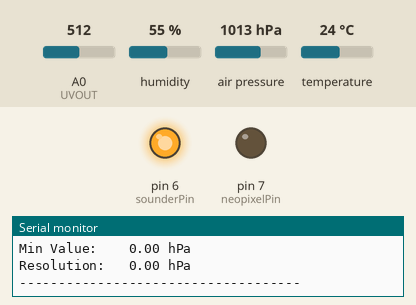
Bench run of a sketch on a simulated Arduino Uno, built with avr-gcc and run on an emulated ATmega328P. On the bench: output pins drawn as LEDs (lit = HIGH), the last lines printed to the serial monitor. Wiring (inferred from the names in the program): DS3231 clock at I2C address 0x68. The inputs (shaded band) are chosen by the test bench; at power-on: A0 (UVOUT) = 512, humidity 55 %, air pressure 1013 hPa, temperature 24 °C. The local clock reads 2024-03-15 10:24:30 at power-on unless the sketch sets it.

Above: at 1.69 s.
At 3.9 s:
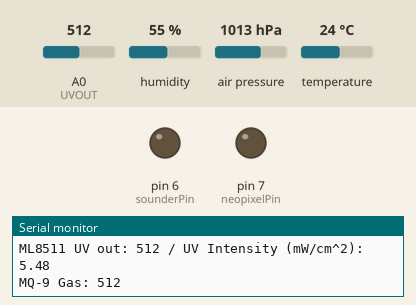
Timing chart, 0 to 7.5 s (numbered marks = the images above):
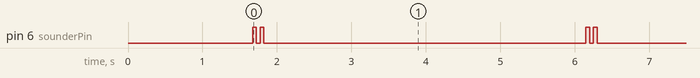

The sketch:

complete_project_code_from_projectHub.ino
```cpp
/* RTC-Weather-Sensors_v6_MKR1000   by Zonker Harris   Spring 2016
 *  Hooray! A small board, with more than 2 hardware interrupts!
 *  Plus WiFi, *and* crypto (VERY necessary for IoT applications!)
 *
 * Note to newer hackers:  I put MANY comments in my code, as you see.
 *  When you click upload, *comments are IGNORED*, and do not eat memory!
 *  I recommend that you also add plenty of comments when you make changes
 *  and additions, to help you remember WHY you did what you did months ago.
 *  They will also help those who come after you, to learn a thing or two.
 *
 * Now, libraries *DO* count against your program memory...
 */

#include <Wire.h>
#include <Adafruit_Sensor.h>
#include <Adafruit_BMP085_U.h>
#include <Adafruit_HTU21DF.h>

// Including neopixels as a placeholder, but the library interrupt vector needs updating.
// Include the Adafruit_NeoPixel library  https://github.com/adafruit/Adafruit_NeoPixel
//#include <Adafruit_NeoPixel.h>
//const int numLeds = 1;  // How many neopixels in the string? used to set the NeoPixel library
  // Parameter 1 = number of pixels in strip
  // Parameter 2 = pin number (most are valid)
  // Parameter 3 = pixel type flags, add together as needed:
  // NEO_RGB Pixels are wired for RGB bitstream
  // NEO_GRB Pixels are wired for GRB bitstream
  // NEO_KHZ400 400 KHz bitstream (e.g. FLORA pixels)
  // NEO_KHZ800 800 KHz bitstream (e.g. High Density LED strip)
//Adafruit_NeoPixel strip = Adafruit_NeoPixel(numLeds, 6, NEO_GRB + NEO_KHZ800);

/* The BMP085_U driver uses the Adafruit unified sensor library (Adafruit_Sensor),
   which provides a common 'type' for sensor data and some helper functions.
   (The BMP180 is comptible with this library, and gives the same output, but
    the library will identify the BMP180 as a BMP085.)

   To use this driver you will also need to download the Adafruit_Sensor
   library and include it in your libraries folder.

   You should also assign a unique ID to this sensor for use with
   the Adafruit Sensor API so that you can identify this particular
   sensor in any data logs, etc.  To assign a unique ID, simply
   provide an appropriate value in the constructor below (12345
   is used by default in this example).  */

Adafruit_BMP085_Unified bmp = Adafruit_BMP085_Unified(10180);

/*  This sketch also designed to work with the HTU21D-F sensor from Adafruit
      ----> https://www.adafruit.com/products/1899  */

Adafruit_HTU21DF htu = Adafruit_HTU21DF();

/*   Macetech Chronodot v2.1 Battery-backed Real-Time Clock (RTC)...
     http://docs.macetech.com/doku.php/chronodot
     (because the battery on my MKR1000 doesn't seem to keep the on-board RTC alive)

   The Adafruit Real-Time Clock (RTC) Library info
     https://learn.adafruit.com/adafruit-data-logger-shield/using-the-real-time-clock

   Analog Devices TMP36 analog calibrated temperature sensor.
     This requires some math  https://learn.adafruit.com/tmp36-temperature-sensor
     http://www.analog.com/media/en/technical-documentation/data-sheets/TMP35_36_37.pdf

   ML8511 UV sensor... This sensor detects 280-390nm light most effectively.
     This is categorized as part of the UVB (burning rays) spectrum and most of
     the UVA (tanning rays) spectrum.

   MOD-1016 (AS3935 Lightning Sensor)  i2c address 0x03 - AS3935 Lightning Sensor

   Adafruit has an anemometer which provides a DC voltage out (0.4-2.0v)
     https://www.adafruit.com/products/1733
     http://www.instructables.com/id/Breezefinder-Citizen-Science-Windpower-Tool/step2/Build-the-housing/

   Soil Moisture Detector  (YL-69 sensor or similar) requires analog input...
     http://www.instructables.com/id/Arduino-LCD-Soil-Moisture-Sensor/step3/Connect-moisture-sensor/

   My MKR1000 Connections (All sensors must be 3.3v signalling!)
   ===========  */
int UVOUT = A0; //  Output from the MV8511 UV sensor
int lightOut = A0; //  Output from the TEMT6000 visible light sensor
int tmp36out = A0; //  Output from the TMP36 local temperature sensor
int mq9out = A0; //  Output from DFrobot MQ-9 CO/Combustable Gs sensor
/* A5  Moisture Sensor
   A6  Wind speed sensor?
   0  (HW INT)  pushbutton
   1  (HW INT)  AS  Lightning Detector
   2  (HW INT)  wind speed anemometer? (interrupt per rotation)
   3  (HW INT)  Rain Tipper…
   4
   5   */
int sounderPin = 6; // Piezo Sounder output (shared with on-board LED)
//   (You can use a jumper to disable the sounder, but the on-board LED will blink)
int neopixelPin = 7; //  NeoPixel output, for visualization using shift-register-based LEDs
/*11  i2c SDA
  12  i2c SCL    */

// Decalring variables for the Chronodot i2c RTC...
int addrRTC = (0x68);  // RTC i2c address
int seconds;   //combined BCD from the RTC (00h)
int seconds1;  //0-9
int seconds10; //0-5
int minutes;   //combined BCD from the RTC (01h)
int minutes1;  //0-9
int minutes10; //0-6
int hours;     //combined BCD from the RTC (02h)
int hours1;    //0-9
int hours10;   //0-2
int day;       //1-7   (03h)
int date;      //01-31 (04h)
int month;     //01-12 (05h)
int years;     //0-99; (06h)
int a1secs;    // (07h) get Alarm 1 seconds
int a1mins;    // (08h) get Alarm 1 minutes
int a1hrs;     // (09h) get Alarm 1 hours
int a1daydate; // (0Ah) get Alarm 1 day and date bits
int a2mins;    // (0Bh) get Alarm 2 minutes
int a2hrs;     // (0Ch) get Alarm 2 hours
int a2daydate; // (0Dh) get Alarm 2 day and date bits
int rtcstatus; // (0Eh) get RTC status bits
int aginginfo; // (0Fh) get aging offset info
// what is 10h?
int temprtc;   //combined BCD from the RTC  (11h)
int tempfrtc;  //combined BCD from the RTC  (12h)


/**************************************************************************/
//  Arduino setup function (automatically called at startup)
/**************************************************************************/
void setup(void)
{
  Serial.begin(9600);
  delay(1000);
  Serial.println("i2c Sensor Deck");

// Remember to set up your inputs and output pins!
  pinMode(UVOUT, INPUT);  // the ML8511 UV sensor
  pinMode(lightOut, INPUT);  // the TEMT6000 visible light sensor
  pinMode(tmp36out, INPUT);  // the Analog Devices TMP36 temperature sensor
  pinMode(sounderPin, OUTPUT);  // HIGH will cause the sounder to emit noise
  pinMode(neopixelPin, OUTPUT);  // Use a 220-ohm resistor in-line to the strip

/* Initialize the BMP085/BMP180 sensor   */
  if(!bmp.begin())
  {
    /* There was a problem detecting the BMP085/180 ... check your connections */
    Serial.print("Ooops, no BMP085/180 detected ... Check your wiring or I2C ADDR!");
    while(1);
  }

  /* Display some basic information on this sensor, BMP180 reports as BMP085 */
  displaySensorDetails();

/* Initialise the HTU21D sensor */
  if (!htu.begin()) {
    Serial.println("Couldn't find the HTU21-DF sensor!");
    while (1);
  }

// Initialize the Chronodot RTC clock
//(change the values, uncomment, then upload to set the time, then comment it out again)
 /*
  seconds = 0;
  minutes = 41;
  hours = 20;
  day = 7;
  date = 3;
  month = 1;
  years = 16;
  initChrono();
*/
}

void loop(void)
{
  beep(50, 2); // announce the start of the loop on the sounder

  // Set the neopixel to Teal...
  //int red = 0;  int green = 45;  int blue = 30;
  //strip.setPixelColor(0, (red, green, blue));
  //strip.show();

/**********************************************************************/
/*  Pull the Chronot info   i2c address 0x68 - DS1307 RTC             */
/*  Board info: http://docs.macetech.com/doku.php/chronodot           */
/*  DS3231 datasheet: http://datasheets.maxim-ic.com/en/ds/DS3231.pdf */
/**********************************************************************/
  int temprtc;
  /* Get a new timestamp */
  Wire.beginTransmission(0x68); // 0x68 is DS3231 device address
  Wire.write((byte)0); // start at register 0
  Wire.endTransmission();
  Wire.requestFrom(0x68, 13); // request 19 bytes (is the # of bytes DEC or HEX?)
  // (seconds, minutes, hours, day, date, month, hrs,
  //  a1secs, a1mins, a1hrs
  //  a1secs, a1mins, a1hrs
  //  Aging offset, Temp integer, temp fraction)

  while(Wire.available())
  {
    seconds = Wire.read();       // (00h) get seconds
    minutes = Wire.read();       // (01h) get minutes
    hours = Wire.read();         // (02h) get hours
    day = Wire.read();           // (03h) get day of the week
    date = Wire.read();          // (04h) get date of the month
    month = Wire.read();         // (05h) get the month, and century bit
    years = Wire.read();          // (06h) get the year
    int a1secs = Wire.read();    // (07h) get Alarm 1 seconds
    int a1mins = Wire.read();    // (08h) get Alarm 1 minutes
    int a1hrs = Wire.read();     // (09h) get Alarm 1 hours
    int a1daydate = Wire.read(); // (0Ah) get Alarm 1 day and date bits
    int a2mins = Wire.read();    // (0Bh) get Alarm 2 minutes
    int a2hrs = Wire.read();     // (0Ch) get Alarm 2 hours
    int a2daydate = Wire.read(); // (0Dh) get Alarm 2 day and date bits
    int rtcstatus = Wire.read(); // (0Eh) get RTC status bits
    int aginginfo = Wire.read(); // (0Fh) get aging offset info
    temprtc = Wire.read();   // (11h) get integer portion of the temp, and sign
    tempfrtc = Wire.read();  // (12h) get the fractional portion of the temp

    //  Read our bits, and normalize the data with leading-zero padding
    // NOTE: The Chronodot doesn't know about Daylight Savings, shoulod your code?
    seconds10 = ((seconds & 0b11110000)>>4);
    seconds1 = ((seconds & 0b00001111));
    // convert BCD to decimal
    minutes10 = ((minutes & 0b11110000)>>4);
    minutes1 = (minutes & 0b00001111);
    // convert BCD to decimal
    hours10 = (((hours & 0b00100000)>>5)*2 + ((hours & 0b00010000)>>4)*1);
    hours1 = (hours & 0b00001111);
    // convert BCD to decimal (assume 24 hour mode)
    years = (years + 2000);
    temprtc = ((temprtc & 0b01111111) + (((tempfrtc & 0b11000000)>>6)*0.25));
    }

  get_date();
  // This is one place you could add Dayligh Savings Time decisions to alter hours...
  Serial.print("ChronoDot - ");
  Serial.print(hours10); Serial.print(hours1); Serial.print(":");
  Serial.print(minutes10); Serial.print(minutes1); Serial.print(":");
  Serial.print(seconds10); Serial.print(seconds1); Serial.print("  20");
  Serial.print(years); Serial.print(" ");
  Serial.print(month); Serial.print(" ");
  Serial.print(date); Serial.print(" \t");
  Serial.print(temprtc); Serial.println(" C");
  delay(100);  // so this will finish printing, in case the next sensor is stalled


/**********************************************************************/
/*  Get BMP180 data    i2c address 0x77 - BMP180 Baro Pres and Temp   */
/*  data: http://www.adafruit.com/datasheets/BST-BMP180-DS000-09.pdf  */
/**********************************************************************/
  sensors_event_t event;
  bmp.getEvent(&event);

    /* First we get the current temperature from the BMP085/BMP180       */
    float BMPtemperature;
    bmp.getTemperature(&BMPtemperature);
    float BMPtempF = (BMPtemperature * 1.8 + 32);
    Serial.print("Temp: ");
    Serial.print(BMPtemperature);
    Serial.print(" C (");
    Serial.print(BMPtempF);
    Serial.print(" F) \t");

  /* Display the results (barometric pressure is measure in hPa) */
  if (event.pressure)
  {
    /* Display atmospheric pressue in hPa */
    Serial.print("BMP180 - Pres: ");
    Serial.print(event.pressure);
    Serial.print(" hPa\t");

    /* Calculating altitude with reasonable accuracy requires pressure    *
     * sea level pressure for your position at the moment the data is     *
     * converted, as well as the ambient temperature in degress           *
     * celcius.  If you don't have these values, a 'generic' value of     *
     * 1013.25 hPa can be used (defined as SENSORS_PRESSURE_SEALEVELHPA   *
     * in sensors.h), but this isn't ideal and will give variable         *
     * results from one day to the next.                                  *
     *                                                                    *
     * You can usually find the current SLP value by looking at weather   *
     * websites or from environmental information centers near any major  *
     * airport.                                                           *
     *                                                                    *
     * convert inches-mercury http://www.csgnetwork.com/pressinmbcvt.html *
     *
     * For example, for Paris, France you can check the current mean      *
     * pressure and sea level at: http://bit.ly/16Au8ol                   */

    /* Then convert the atmospheric pressure, and SLP to altitude         */
    /* Update this next line with the current SLP for better results      */
    float seaLevelPressure = SENSORS_PRESSURE_SEALEVELHPA;
    Serial.print("Alt: ");
    Serial.print(bmp.pressureToAltitude(seaLevelPressure,
                                        event.pressure));
    Serial.println(" m");
    delay(100);  // so this will finish printing, in case the next sensor is stalled
  }
  else
  {
    Serial.println("Sensor error");
  }


/**********************************************************************
/* Get HTU21-DF data    i2c address 0x40 -  Humidity and Temp Sensor  *
/*   Then convert the atmospheric pressure, and SLP to altitude       *
/*   Update this next line with the current SLP for better results    *
/*   https://learn.adafruit.com/adafruit-htu21d-f-temperature-humidity-sensor/overview
/**********************************************************************/
    float HTUtemperature = htu.readTemperature();
    float HTUtempF = (HTUtemperature * 1.8 + 32);
  Serial.print("HTU21-DF - Temp: "); Serial.print(HTUtemperature);
  Serial.print(" C ("); Serial.print(HTUtempF);
  Serial.print(" F)\tHum: "); Serial.print(htu.readHumidity());
  Serial.println("%");
  delay(100);  // so this will finish printing, in case the next sensor is stalled


/**********************************************************************
/* Analog Devices venerable TMP36 precision temperature sensor
/*  this requires a bit of math after reading the output...
/*  https://learn.adafruit.com/tmp36-temperature-sensor/using-a-temp-sensor
/**********************************************************************/
 //getting the voltage reading from the temperature sensor
 int reading = averageAnalogRead(tmp36out);

 // 0.0032258064516129 are the DAC unit for 3.3v
 float tmp36voltage = 0.0032258064516129 * reading;

 // print out the voltage
 Serial.print("TMP36 - temp: ");
 float tmp36temperatureC = (tmp36voltage - 0.5) * 100 ;
 //converting from 10 mv per degree with 500 mV offset to degrees ((voltage - 500mV) times 100)
 Serial.print(tmp36temperatureC); Serial.print(" C \t");

 // now convert to Fahrenheit
 float tmp36temperatureF = (tmp36temperatureC * 9.0 / 5.0) + 32.0;
 Serial.print(tmp36temperatureF); Serial.print(" F, out: ");

 Serial.print(tmp36voltage); Serial.println("v");
  delay(100);  // so this will finish printing, in case the next sensor is stalled


/**********************************************************************
 * Vishay TEMT6000 Visible Light sensor - analog reading
 * https://www.sparkfun.com/products/8688
/**********************************************************************/
  int vLevel = averageAnalogRead(lightOut);
  // 0.0032258064516129 is (3.3v (the DAC ref voltage) \ 1023 * uvLevel)
  float newVOutVolts = 0.0032258064516129 * vLevel;

  Serial.print("TEMT6000 out: ");
  Serial.println(vLevel);
  delay(100);  // so this will finish printing, in case the next sensor is stalled


/**********************************************************************
 * ML8511 UV Sensor  - analog reading
 * https://learn.sparkfun.com/tutorials/ml8511-uv-sensor-hookup-guide *
/**********************************************************************/
  int uvLevel = averageAnalogRead(UVOUT);
  // 0.0032258064516129 is (3.3v (the DAC ref voltage) \ 1023 * uvLevel)
  float newOutVolts = 0.0032258064516129 * uvLevel;

  //Convert the voltage to a UV intensity level
  float uvIntensity = mapfloat(newOutVolts, 0.99, 2.8, 0.0, 15.0);

  Serial.print("ML8511 UV out: ");
  Serial.print(uvLevel);

  Serial.print(" / UV Intensity (mW/cm^2): ");
  Serial.println(uvIntensity);
  delay(100);  // so this will finish printing, in case the next sensor is stalled


/**********************************************************************
 * DFrobot MQ-9 CO/Combustable Gas sensor - analog reading
 * http://www.dfrobot.com/wiki/index.php/Analog_Gas_Sensor(MQ9)_(SKU:SEN0134)
 * https://www.pololu.com/category/83/gas-sensors  There are many available
 * But, deciphering what the output levels mean is an exercise for the buyer. :-(
/**********************************************************************/
  int MQ9volts = analogRead(mq9out);  // Read Gas value from the MQ-9 sensor
  Serial.print("MQ-9 Gas: "); Serial.println(MQ9volts,DEC);
  delay(100);  // so this will finish printing, in case the next sensor is stalled


  Serial.println("");
  delay(3500); // looking to time the loop at about 5 seconds...
  // End of the main loop...
}

/**************************************************************************/
/*  The code below are supporting subroutines                             *
/**************************************************************************/
/* Chronodot-related subroutines                                          *
 *   initChrono, set_date, get_date, set_time, get_time, get_temp,        *
 *   setHour, SetMinutes, decToBcd, bcdToDec                              */
/**************************************************************************/
void initChrono()
{
  set_time();
  set_date();
}

void set_date()
{
  Wire.beginTransmission(104);
  Wire.write(4);
  Wire.write(decToBcd(day));
  Wire.write(decToBcd(date));
  Wire.write(decToBcd(month));
  Wire.write(decToBcd(years));
  Wire.endTransmission();
}

void get_date()
{
  Wire.beginTransmission(104);
  Wire.write(3);//set register to 3 (day)
  Wire.endTransmission();
  Wire.requestFrom(104, 4); //get 4 bytes(day,date,month,year);
  day   = bcdToDec(Wire.read());
  date  = bcdToDec(Wire.read());
  month = bcdToDec(Wire.read());
  years  = bcdToDec(Wire.read());
}

void set_time()
{
  Wire.beginTransmission(104);
  Wire.write((byte)0);
  Wire.write(decToBcd(seconds));
  Wire.write(decToBcd(minutes));
  Wire.write(decToBcd(hours));
  Wire.endTransmission();
}

void get_time()
{
  Wire.beginTransmission(104);
  Wire.write((byte)0);//set register to 0
  Wire.endTransmission();
  Wire.requestFrom(104, 3);//get 3 bytes (seconds,minutes,hours);
  seconds = bcdToDec(Wire.read() & 0x7f);
  minutes = bcdToDec(Wire.read());
  hours = bcdToDec(Wire.read() & 0x3f);
}

void get_temp()
{
  Wire.beginTransmission(104);
  Wire.write((byte)0);  //set register to 0
  Wire.endTransmission();
  Wire.requestFrom(104, 3);//get 3 bytes (seconds,minutes,hours);
  seconds = bcdToDec(Wire.read() & 0x7f);
  minutes = bcdToDec(Wire.read());
  hours = bcdToDec(Wire.read() & 0x3f);
}

void setHour()
{
  hours++;
  if (hours > 23)
  {
    hours = 0;
    seconds = 0;
    minutes = 0;
  }
  set_time();

}
void setMinutes()
{
  minutes++;
  if (minutes > 59)
  {
    minutes = 0;

  }
  seconds = 0;

  set_time();
}

byte decToBcd(byte val)
{
  return ( (val / 10 * 16) + (val % 10) );
}

byte bcdToDec(byte val)
{
  return ( (val / 16 * 10) + (val % 16) );
}

/**************************************************************************/
/*   Displays some basic information on this sensor from the unified
    sensor API sensor_t type (see Adafruit_Sensor for more information)   */
/**************************************************************************/
void displaySensorDetails(void)
{
  sensor_t sensor;
//  bmp.getSensor(&sensor);
  Serial.println("------------------------------------");
  Serial.print  ("Sensor:       "); Serial.println(sensor.name);
  Serial.print  ("Driver Ver:   "); Serial.println(sensor.version);
  Serial.print  ("Unique ID:    "); Serial.println(sensor.sensor_id);
  Serial.print  ("Max Value:    "); Serial.print(sensor.max_value); Serial.println(" hPa");
  Serial.print  ("Min Value:    "); Serial.print(sensor.min_value); Serial.println(" hPa");
  Serial.print  ("Resolution:   "); Serial.print(sensor.resolution); Serial.println(" hPa");
  Serial.println("------------------------------------");
  Serial.println("");
  delay(500);
}

/**************************************************************************/
/* Takes an average of readings on a given pin, Returns the average       *
/*   used for the TMP36 and ML8511 UV Sensor readings.
/**************************************************************************/

int averageAnalogRead(int pinToRead)
{
  byte numberOfReadings = 8;
  unsigned int runningValue = 0;

  for(int x = 0 ; x < numberOfReadings ; x++)
    runningValue += analogRead(pinToRead);
    runningValue /= numberOfReadings;
    return(runningValue);
}

//The Arduino Map function but for floats
//From: http://forum.arduino.cc/index.php?topic=3922.0
float mapfloat(float x, float in_min, float in_max, float out_min, float out_max)
{
  return (x - in_min) * (out_max - out_min) / (in_max - in_min) + out_min;
}


void beep(int duration, int count)
{
  for(int loop = 0 ; loop < count ; loop++) {
    digitalWrite(sounderPin, HIGH);
    delay(duration);
    digitalWrite(sounderPin, LOW);
    delay(duration);
  }
}
```

Measured:
- by itself, pin 6 (sounderPin): repeats every 4.5 s: LOW 0.05 s, HIGH 0.05 s, LOW 4.3 s, HIGH 0.05 s
- by itself, everything shown: repeats every 4.5 s, in 4 steps
